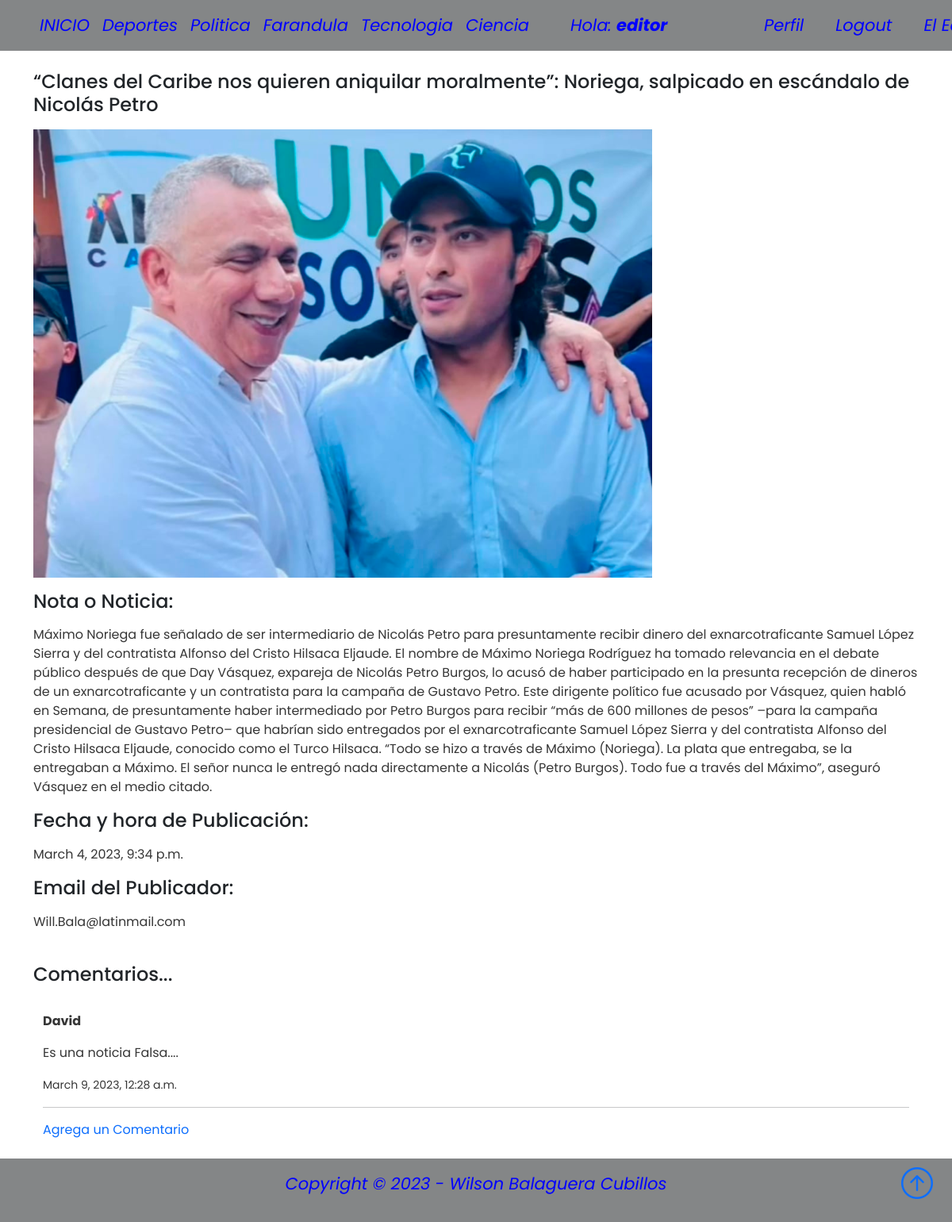
The app's page /politicaDetalle/15/ (signed in) with its own data.
### AppNoticias/models.py (models this page shows, shortened)
class NotasNoticias(models.Model):
    NotasNoticiasSeleccion = (
    ('deporte','Deporte'),
    ('politica', 'Politica'),
    ('farandula','Farandula'),
    ('tecnologia','Tecnologia'),
    ('ciencia','Ciencia'),
    )
    usuario = models.ForeignKey(User, on_delete=models.CASCADE, null=True, blank=True)
    titulo = models.CharField(max_length=200)
    noticia = models.CharField(max_length=15, choices=NotasNoticiasSeleccion, default='deportes')
    descripcion = models.TextField(null=False, blank=False)
    fechaPublicacion = models.DateTimeField(auto_now_add=True)
    telefonoContacto = models.IntegerField()
    emailContacto = models.EmailField()
    imagenNoticias = models.ImageField(null=False, blank=False, upload_to="imagenes/")
    class Meta:
        ordering = ['usuario', '-fechaPublicacion']

class Comentario(models.Model):
    comentario = models.ForeignKey(NotasNoticias, related_name='comentarios', on_delete=models.CASCADE, null=True)
    nombre = models.CharField(max_length=40)
    mensaje = models.TextField(null=False, blank=False)
    fechaComentario = models.DateTimeField(auto_now_add=True)
    class Meta:
        ordering = ['-fechaComentario']

### AppNoticias/views.py (the view)
# urls.py: path('politicaDetalle/<int:pk>/', PoliticaDetalle.as_view(), name='politica'),
class PoliticaDetalle(LoginRequiredMixin, DetailView):
    model = NotasNoticias
    context_object_name = 'politica'
    template_name = 'AppNoticias/politicaDetalle.html'

### AppNoticias/templates/AppNoticias/politicaDetalle.html
{% extends 'AppNoticias/padre.html' %}
{% block content %}
<br>
<br>
<div class="container">
<p><h4>{{politica.titulo}}</h4></p>
{% if politica.imagenNoticias %}
    <p><img src="{{politica.imagenNoticias.url}}" alt=""></p>
{% endif %}
<p><h4>Nota o Noticia:</h4></p>
<p>{{politica.descripcion}}</p>
<p><h4>Fecha y hora de Publicación:</h4></p>
<p>{{politica.fechaPublicacion}}</p>
<p><h4>Email del Publicador:</h4></p>
<p>{{politica.emailContacto}}</p>
</div>
<br>
<div class="container">
    <h4>Comentarios...</h4>
    <br>
    <div class="container">
    {% if not politica.comentarios.all %}
        No han comentado esta noticia de politica
    {% else %}
        {% for comentario in politica.comentarios.all %}
        <p><strong>{{comentario.nombre}}</strong></p>
        <p>{{comentario.mensaje}}</p>
        <p><small>{{comentario.fechaComentario}}</small></p>
        <hr>
        {% endfor %}
    {% endif %}
    <a href="{% url 'comentario' politica.pk %}">Agrega un Comentario</a>
    </div>
</div>
<br>
{% endblock %}

### AppNoticias/templates/AppNoticias/padre.html (shortened to what this page needs)
{% load static %}
<!DOCTYPE html>
<html lang="en">
<head>
    <link href="https://cdn.jsdelivr.net/npm/bootstrap@5.0.2/dist/css/bootstrap.min.css" rel="stylesheet"
>
    <link rel="stylesheet" href="https://cdn.jsdelivr.net/npm/bootstrap-icons@1.3.0/font/bootstrap-icons.css">
    <link rel="stylesheet" type="text/css" href="{% static 'style.css' %}">
</head>
<body style="position: relative; padding-bottom: 5em; min-height: 100vh;">
    <nav class="navbar navbar-expand-sm bg-dark navbar-dark py-2 fixed-top">
      <div class="container">
          <div class="collapse navbar-collapse" id="navmenu">
              <ul class="navbar-nav mr-auto">
                <li class="nav-item">
                  <a class="nav-link" href="{% url 'padre' %}"><span class="antSpan">INICIO</span></a>
                </li>
                <li class="nav-item">
                  <a class="nav-link" href="{% url 'deportes' %}"><span class="antSpan">Deportes</span></a>
                </li>
                <li class="nav-item">
                  <a class="nav-link" href="{% url 'politicas' %}"><span class="antSpan">Politica</span></a>
                </li>
                <li class="nav-item">
                  <a class="nav-link" href="{% url 'farandulas' %}"><span class="antSpan">Farandula</span></a>
                </li>
                <li class="nav-item">
                  <a class="nav-link" href="{% url 'tecnologias' %}"><span class="antSpan">Tecnologia</span></a>
                </li>
                <li class="nav-item">
                  <a class="nav-link" href="{% url 'ciencias' %}"><span class="antSpan">Ciencia</span></a>
                </li>
                <div class="container"></div>
                {% if request.user.is_authenticated %}
                <div class="container">
                <li class="antContai2">
                  <a class="nav-link"><span class="antSpan">Hola: <strong>{{request.user.first_name}}</strong></span></a>
                </li>
                </div>
                <div class="container">
                <li class="nav-item">
                  <a class="nav-link" href="{% url 'editar_perfil' %}"><span class="antSpan">Perfil</span></a>
                </li>
                </div>
                <div class="container">
                <li class="nav-item">
                  <a class="nav-link" href="{% url 'logout' %}"><span class="antSpan">Logout</span></a>
                </li>
                </div>
                <div class="container">
                <li class="antContai">
                  <a class="nav-link" href="{% url 'acerca_del_editor' %}"><span class="antSpan">El Editor</span></a>
                </li>
                </div>
              {% endif %}
           </ul>
          </div>
      </div>
  </nav>
      {% block content %}{% endblock %}
  <footer class="p-3 bg-dark" style="position: absolute; bottom: 0; width: 100%;">
      <div class="container">
          <p class="antSpan">Copyright &copy; 2023 - Wilson Balaguera Cubillos</p>
          <a href="{% url 'padre' %}" class="position-absolute bottom-0 end-0 p-4">
              <i class="bi bi-arrow-up-circle h1"></i>
          </a>
      </div>
  </footer>
</body>
</html>

### AppNoticias/static/style.css (style rules this page uses)
body { background-color: white; font-family: 'Poppins', 'Nunito', sans-serif; padding-top: 25px; }
a { text-decoration: none; }
li { text-decoration: none; }
p { color: #363636; }
.bg-dark { background-color: gray!important; }

### AppNoticias/templates/AppNoticias/padre.html (style rules this page uses)
.antSpan { font-size: 21px; font-style: italic; color: blue; }
.antContai { width: 100px; text-align: center; display: flex; align-items: center; }
.antContai2 { width: 220px; text-align: center; display: flex; align-items: center; }
.bg-dark { background-color: #848687!important; text-align: center!important; }
.navbar-expand-sm .navbar-collapse { display: flex!important; flex-basis: auto; align-items: center!important; }

### records on screen
NotasNoticias: titulo "“Clanes del Caribe nos quieren aniquilar moralmente”: Noriega, salpicado en escándalo de Nicolás Petro", imagenNoticias (picture), descripcion "Máximo Noriega fue señalado de ser intermediario de Nicolás Petro para presuntamente recibir dinero del exnarcotraficante Samuel López Sierra y del contratista Alfonso del Cristo Hilsaca Eljaude. El nombre de Máximo Noriega Rodríguez ha tomado relevancia en el debate público después de que Day Vásquez, expareja de Nicolás Petro Burgos, lo acusó de haber participado en la presunta recepción de dineros de un exnarcotraficante y un contratista para la campaña de Gustavo Petro. Este dirigente político fue acusado por Vásquez, quien habló en Semana, de presuntamente haber intermediado por Petro Burgos para recibir “más de 600 millones de pesos” –para la campaña presidencial de Gustavo Petro– que…", fechaPublicacion "March 4, 2023, 9:34 p.m.", emailContacto "Will.Bala@latinmail.com"
Comentario: nombre "David", mensaje "Es una noticia Falsa....", fechaComentario "March 9, 2023, 12:28 a.m."

### other values on screen
{{ request.user.first_name }} "editor"
